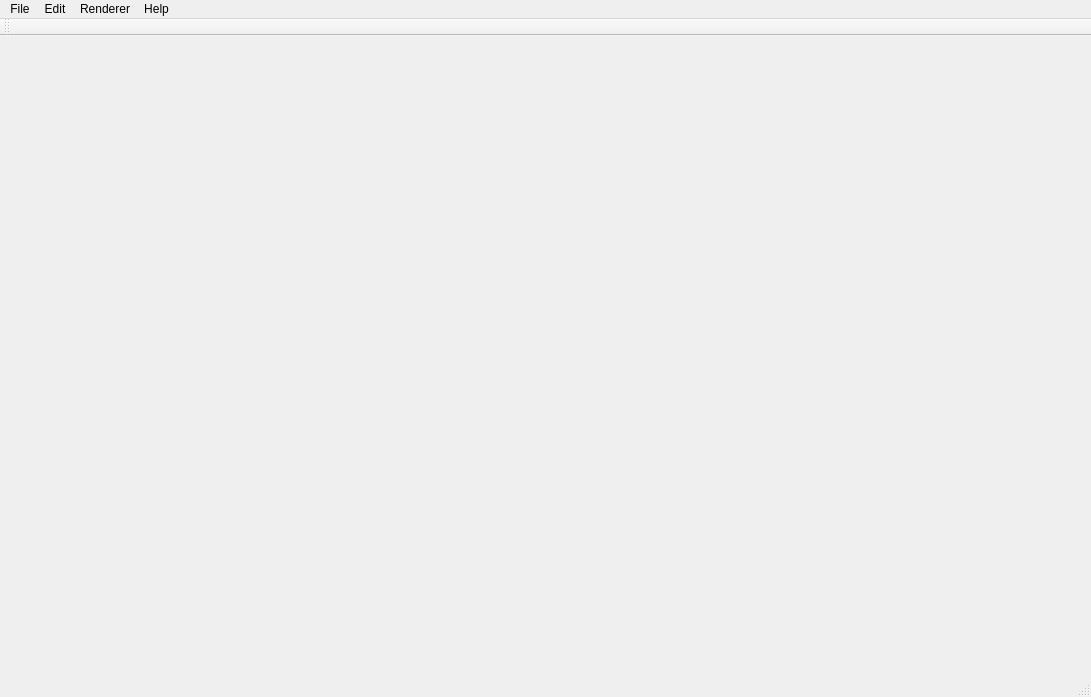
<?xml version="1.0" encoding="UTF-8"?>
<ui version="4.0">
 <class>MedicalImageTool</class>
 <widget class="QMainWindow" name="MedicalImageTool">
  <property name="geometry">
   <rect>
    <x>0</x>
    <y>0</y>
    <width>1091</width>
    <height>697</height>
   </rect>
  </property>
  <property name="windowTitle">
   <string>MedicalImageTool</string>
  </property>
  <widget class="QWidget" name="centralWidget">
   <layout class="QHBoxLayout" name="horizontalLayout">
    <item>
     <layout class="QGridLayout" name="gridLayout">
      <item row="1" column="0">
       <widget class="QVTKOpenGLNativeWidget" name="qvtkWidgetCoronalPlane" native="true"/>
      </item>
      <item row="1" column="1">
       <widget class="QVTKOpenGLNativeWidget" name="qvtkWidget3DView" native="true"/>
      </item>
      <item row="0" column="1">
       <widget class="QVTKOpenGLNativeWidget" name="qvtkWidgetSagitalPlane" native="true"/>
      </item>
      <item row="0" column="0">
       <widget class="QVTKOpenGLNativeWidget" name="qvtkWidgetAxialPlane" native="true"/>
      </item>
     </layout>
    </item>
   </layout>
  </widget>
  <widget class="QMenuBar" name="menuBar">
   <property name="geometry">
    <rect>
     <x>0</x>
     <y>0</y>
     <width>1091</width>
     <height>26</height>
    </rect>
   </property>
   <widget class="QMenu" name="menuOpenImage">
    <property name="title">
     <string>File</string>
    </property>
    <addaction name="actionOpenImage"/>
    <addaction name="actionSaveAs"/>
    <addaction name="actionOpenSTL"/>
    <addaction name="separator"/>
    <addaction name="actionExit"/>
   </widget>
   <widget class="QMenu" name="menuEdit">
    <property name="title">
     <string>Edit</string>
    </property>
    <addaction name="actionCrosshair"/>
    <addaction name="separator"/>
    <addaction name="actionDistanceMeasure"/>
    <addaction name="separator"/>
    <addaction name="actionScreenshotUpperLeft"/>
    <addaction name="actionScreenshotUpperRight"/>
    <addaction name="actionScreenshotLowerLeft"/>
    <addaction name="actionScreenshotLowerRight"/>
   </widget>
   <widget class="QMenu" name="menuHelp">
    <property name="title">
     <string>Help</string>
    </property>
    <addaction name="actionAboutProgram"/>
   </widget>
   <widget class="QMenu" name="menuVolumeRenderer">
    <property name="title">
     <string>Renderer</string>
    </property>
    <addaction name="actionGPUVolumeRenderer"/>
   </widget>
   <addaction name="menuOpenImage"/>
   <addaction name="menuEdit"/>
   <addaction name="menuVolumeRenderer"/>
   <addaction name="menuHelp"/>
  </widget>
  <widget class="QToolBar" name="mainToolBar">
   <attribute name="toolBarArea">
    <enum>TopToolBarArea</enum>
   </attribute>
   <attribute name="toolBarBreak">
    <bool>false</bool>
   </attribute>
  </widget>
  <widget class="QStatusBar" name="statusBar"/>
  <action name="actionOpenImage">
   <property name="icon">
    <iconset resource="MedicalImageTool.qrc">
     <normaloff>:/MedicalImageTool/Resources/fileopen.png</normaloff>:/MedicalImageTool/Resources/fileopen.png</iconset>
   </property>
   <property name="text">
    <string>OpenImage</string>
   </property>
  </action>
  <action name="actionExit">
   <property name="icon">
    <iconset resource="MedicalImageTool.qrc">
     <normaloff>:/MedicalImageTool/Resources/exit.png</normaloff>:/MedicalImageTool/Resources/exit.png</iconset>
   </property>
   <property name="text">
    <string>Exit</string>
   </property>
  </action>
  <action name="actionCrosshair">
   <property name="text">
    <string>Crosshair</string>
   </property>
  </action>
  <action name="actionDistanceMeasure">
   <property name="text">
    <string>DistanceMeasure</string>
   </property>
  </action>
  <action name="actionAboutProgram">
   <property name="text">
    <string>AboutProgram</string>
   </property>
  </action>
  <action name="actionGPUVolumeRenderer">
   <property name="text">
    <string>GPUVolumeRenderer</string>
   </property>
  </action>
  <action name="actionSaveAs">
   <property name="icon">
    <iconset resource="MedicalImageTool.qrc">
     <normaloff>:/MedicalImageTool/Resources/filesave.png</normaloff>:/MedicalImageTool/Resources/filesave.png</iconset>
   </property>
   <property name="text">
    <string>SaveAs</string>
   </property>
  </action>
  <action name="actionScreenshotUpperLeft">
   <property name="text">
    <string>ScreenshotUpperLeft</string>
   </property>
  </action>
  <action name="actionScreenshotLowerLeft">
   <property name="text">
    <string>ScreenshotLowerLeft</string>
   </property>
  </action>
  <action name="actionScreenshotUpperRight">
   <property name="text">
    <string>ScreenshotUpperRight</string>
   </property>
  </action>
  <action name="actionScreenshotLowerRight">
   <property name="text">
    <string>ScreenshotLowerRight</string>
   </property>
  </action>
  <action name="actionOpenSTL">
   <property name="text">
    <string>OpenSTL</string>
   </property>
  </action>
 </widget>
 <layoutdefault spacing="6" margin="11"/>
 <customwidgets>
  <customwidget>
   <class>QVTKOpenGLNativeWidget</class>
   <extends>QWidget</extends>
   <header>qvtkopenglnativewidget.h</header>
   <container>1</container>
  </customwidget>
 </customwidgets>
 <resources>
  <include location="MedicalImageTool.qrc"/>
 </resources>
 <connections/>
</ui>
